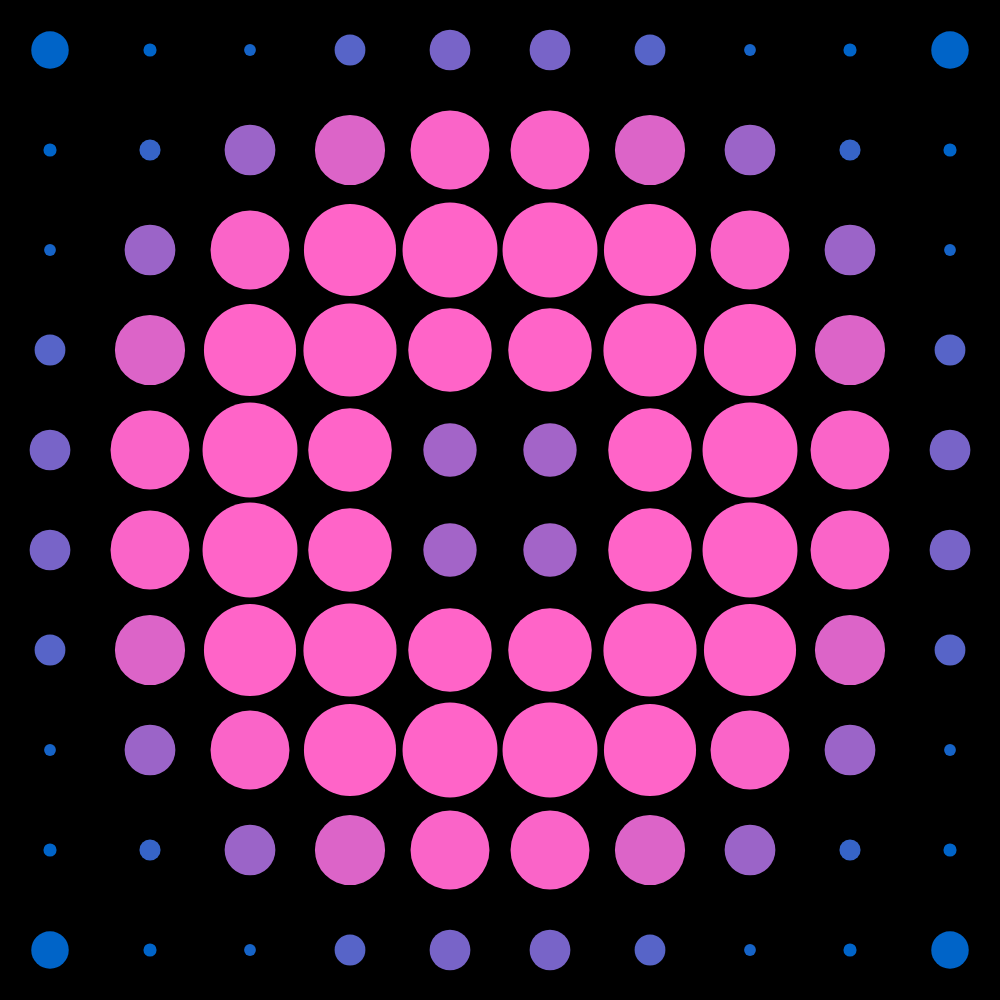
Frame 1 (no input)
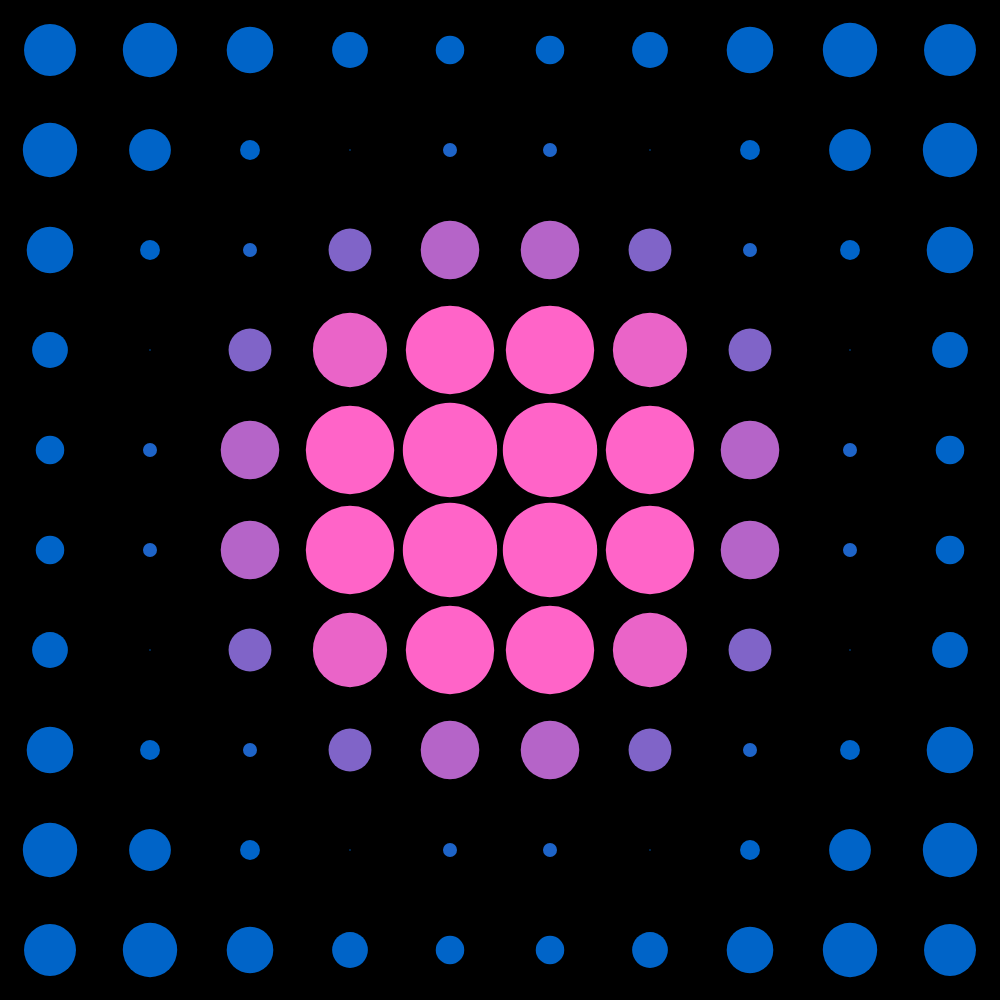
Frame 60 (no input)
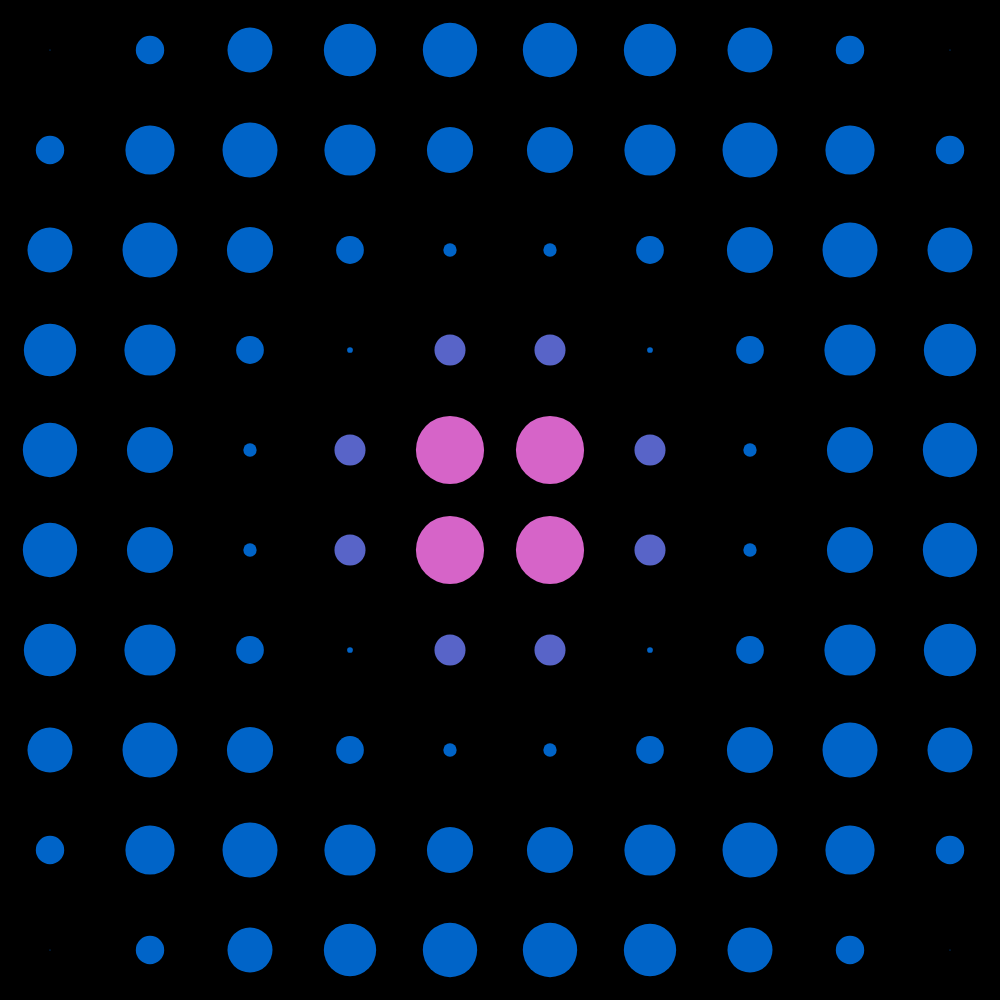
Frame 120 (the mouse pressed at the canvas centre since frame 60)

The p5.js sketch that drew these frames (run headless with seeded random() and noise() and a simulated clock; from frame 60 on, the mouse is pressed at the canvas centre):

// p5.js sketch
// ── sketch.js
function setup() {
  createCanvas(1000, 1000);
  noStroke();
}

function draw() {
  background(0);
  
  let spacing = 100;
  let time = millis() * 0.001;
  // rotate(radians(360 * time));

  for (let x = spacing / 2; x < width; x += spacing) {
    for (let y = spacing / 2; y < height; y += spacing) {
      let d = dist(x, y, width / 2, height / 2);
      let offset = map(d, 0, width / 2, 0, PI);
      let size = 20 + 75 * sin(time + offset);
      fill(50 + 255 * sin(time + offset), 100, 200);
      ellipse(x, y, size, size);
    }
  }
}
